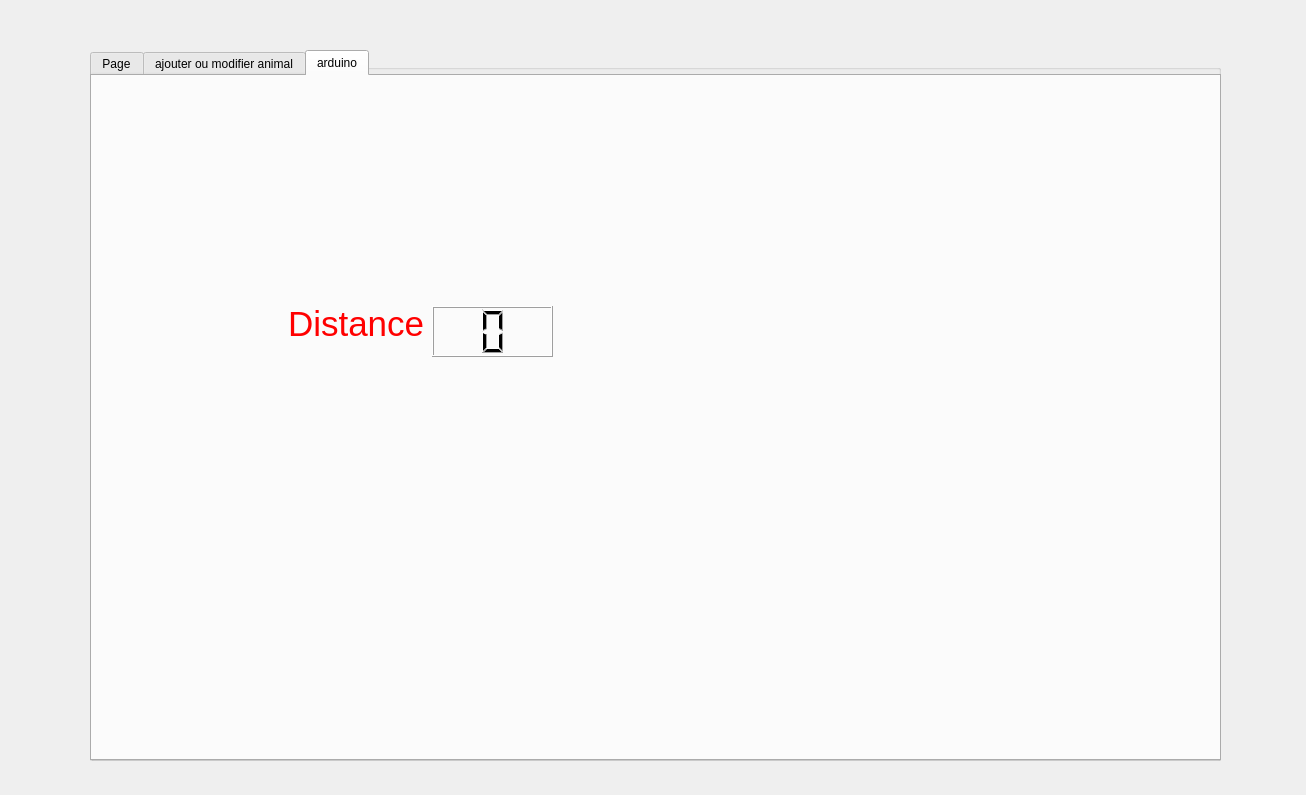
<?xml version="1.0" encoding="UTF-8"?>
<ui version="4.0">
 <class>animaux</class>
 <widget class="QDialog" name="animaux">
  <property name="geometry">
   <rect>
    <x>0</x>
    <y>0</y>
    <width>1306</width>
    <height>795</height>
   </rect>
  </property>
  <property name="font">
   <font>
    <family>MS Shell Dlg 2</family>
   </font>
  </property>
  <property name="windowTitle">
   <string>Dialog</string>
  </property>
  <widget class="QGroupBox" name="groupBox">
   <property name="geometry">
    <rect>
     <x>90</x>
     <y>50</y>
     <width>1131</width>
     <height>711</height>
    </rect>
   </property>
   <property name="title">
    <string>GroupBox</string>
   </property>
   <widget class="QTabWidget" name="tabWidget">
    <property name="geometry">
     <rect>
      <x>0</x>
      <y>0</y>
      <width>1131</width>
      <height>711</height>
     </rect>
    </property>
    <property name="currentIndex">
     <number>2</number>
    </property>
    <widget class="QWidget" name="tab_5">
     <attribute name="title">
      <string>Page</string>
     </attribute>
     <widget class="QLabel" name="label_13">
      <property name="geometry">
       <rect>
        <x>80</x>
        <y>60</y>
        <width>47</width>
        <height>31</height>
       </rect>
      </property>
      <property name="text">
       <string>&lt;html&gt;&lt;head/&gt;&lt;body&gt;&lt;p&gt;&lt;span style=&quot; font-size:12pt;&quot;&gt;ID&lt;/span&gt;&lt;/p&gt;&lt;/body&gt;&lt;/html&gt;</string>
      </property>
     </widget>
     <widget class="QLabel" name="label_14">
      <property name="geometry">
       <rect>
        <x>70</x>
        <y>120</y>
        <width>61</width>
        <height>31</height>
       </rect>
      </property>
      <property name="text">
       <string>&lt;html&gt;&lt;head/&gt;&lt;body&gt;&lt;p&gt;&lt;span style=&quot; font-size:12pt;&quot;&gt;Espece&lt;/span&gt;&lt;/p&gt;&lt;/body&gt;&lt;/html&gt;</string>
      </property>
     </widget>
     <widget class="QLabel" name="label_15">
      <property name="geometry">
       <rect>
        <x>70</x>
        <y>190</y>
        <width>51</width>
        <height>21</height>
       </rect>
      </property>
      <property name="text">
       <string>&lt;html&gt;&lt;head/&gt;&lt;body&gt;&lt;p&gt;&lt;span style=&quot; font-size:12pt;&quot;&gt;Etat&lt;/span&gt;&lt;/p&gt;&lt;/body&gt;&lt;/html&gt;</string>
      </property>
     </widget>
     <widget class="QLabel" name="label_16">
      <property name="geometry">
       <rect>
        <x>70</x>
        <y>270</y>
        <width>101</width>
        <height>21</height>
       </rect>
      </property>
      <property name="text">
       <string>&lt;html&gt;&lt;head/&gt;&lt;body&gt;&lt;p&gt;&lt;span style=&quot; font-size:12pt;&quot;&gt;Numero cage&lt;/span&gt;&lt;/p&gt;&lt;/body&gt;&lt;/html&gt;</string>
      </property>
     </widget>
     <widget class="QLabel" name="label_17">
      <property name="geometry">
       <rect>
        <x>70</x>
        <y>340</y>
        <width>91</width>
        <height>21</height>
       </rect>
      </property>
      <property name="text">
       <string>&lt;html&gt;&lt;head/&gt;&lt;body&gt;&lt;p&gt;&lt;span style=&quot; font-size:12pt;&quot;&gt;Date d'ajout&lt;/span&gt;&lt;/p&gt;&lt;/body&gt;&lt;/html&gt;</string>
      </property>
     </widget>
     <widget class="QLineEdit" name="lineEdit_ID_3">
      <property name="geometry">
       <rect>
        <x>200</x>
        <y>70</y>
        <width>113</width>
        <height>20</height>
       </rect>
      </property>
     </widget>
     <widget class="QLineEdit" name="lineEdit_Espece_3">
      <property name="geometry">
       <rect>
        <x>200</x>
        <y>130</y>
        <width>113</width>
        <height>20</height>
       </rect>
      </property>
     </widget>
     <widget class="QLineEdit" name="lineEdit_Etat_3">
      <property name="geometry">
       <rect>
        <x>200</x>
        <y>190</y>
        <width>113</width>
        <height>20</height>
       </rect>
      </property>
     </widget>
     <widget class="QLineEdit" name="lineEdit_Numcage_3">
      <property name="geometry">
       <rect>
        <x>200</x>
        <y>270</y>
        <width>113</width>
        <height>20</height>
       </rect>
      </property>
     </widget>
     <widget class="QDateEdit" name="lineEdit_Date_3">
      <property name="geometry">
       <rect>
        <x>200</x>
        <y>340</y>
        <width>110</width>
        <height>22</height>
       </rect>
      </property>
     </widget>
     <widget class="QPushButton" name="pushButton_valider_a">
      <property name="geometry">
       <rect>
        <x>170</x>
        <y>450</y>
        <width>75</width>
        <height>23</height>
       </rect>
      </property>
      <property name="text">
       <string>valider</string>
      </property>
     </widget>
     <widget class="QLabel" name="label_18">
      <property name="geometry">
       <rect>
        <x>90</x>
        <y>390</y>
        <width>41</width>
        <height>21</height>
       </rect>
      </property>
      <property name="text">
       <string>&lt;html&gt;&lt;head/&gt;&lt;body&gt;&lt;p&gt;&lt;span style=&quot; font-size:12pt;&quot;&gt;age&lt;/span&gt;&lt;/p&gt;&lt;p&gt;&lt;br/&gt;&lt;/p&gt;&lt;/body&gt;&lt;/html&gt;</string>
      </property>
     </widget>
     <widget class="QLineEdit" name="lineEdit_Age_3">
      <property name="geometry">
       <rect>
        <x>190</x>
        <y>390</y>
        <width>113</width>
        <height>20</height>
       </rect>
      </property>
     </widget>
    </widget>
    <widget class="QWidget" name="tab_2">
     <attribute name="title">
      <string>ajouter ou modifier animal</string>
     </attribute>
     <widget class="QLabel" name="label">
      <property name="geometry">
       <rect>
        <x>30</x>
        <y>10</y>
        <width>47</width>
        <height>31</height>
       </rect>
      </property>
      <property name="text">
       <string>&lt;html&gt;&lt;head/&gt;&lt;body&gt;&lt;p&gt;&lt;span style=&quot; font-size:12pt;&quot;&gt;ID&lt;/span&gt;&lt;/p&gt;&lt;/body&gt;&lt;/html&gt;</string>
      </property>
     </widget>
     <widget class="QLabel" name="label_2">
      <property name="geometry">
       <rect>
        <x>20</x>
        <y>60</y>
        <width>61</width>
        <height>31</height>
       </rect>
      </property>
      <property name="text">
       <string>&lt;html&gt;&lt;head/&gt;&lt;body&gt;&lt;p&gt;&lt;span style=&quot; font-size:12pt;&quot;&gt;Espece&lt;/span&gt;&lt;/p&gt;&lt;/body&gt;&lt;/html&gt;</string>
      </property>
     </widget>
     <widget class="QLabel" name="label_3">
      <property name="geometry">
       <rect>
        <x>30</x>
        <y>120</y>
        <width>51</width>
        <height>21</height>
       </rect>
      </property>
      <property name="text">
       <string>&lt;html&gt;&lt;head/&gt;&lt;body&gt;&lt;p&gt;&lt;span style=&quot; font-size:12pt;&quot;&gt;Etat&lt;/span&gt;&lt;/p&gt;&lt;/body&gt;&lt;/html&gt;</string>
      </property>
     </widget>
     <widget class="QLabel" name="label_4">
      <property name="geometry">
       <rect>
        <x>20</x>
        <y>180</y>
        <width>101</width>
        <height>21</height>
       </rect>
      </property>
      <property name="text">
       <string>&lt;html&gt;&lt;head/&gt;&lt;body&gt;&lt;p&gt;&lt;span style=&quot; font-size:12pt;&quot;&gt;Numero cage&lt;/span&gt;&lt;/p&gt;&lt;/body&gt;&lt;/html&gt;</string>
      </property>
     </widget>
     <widget class="QLineEdit" name="lineEdit_ID">
      <property name="geometry">
       <rect>
        <x>170</x>
        <y>20</y>
        <width>113</width>
        <height>20</height>
       </rect>
      </property>
     </widget>
     <widget class="QLineEdit" name="lineEdit_Espece">
      <property name="geometry">
       <rect>
        <x>170</x>
        <y>70</y>
        <width>113</width>
        <height>20</height>
       </rect>
      </property>
     </widget>
     <widget class="QLineEdit" name="lineEdit_Etat">
      <property name="geometry">
       <rect>
        <x>170</x>
        <y>120</y>
        <width>113</width>
        <height>20</height>
       </rect>
      </property>
     </widget>
     <widget class="QLineEdit" name="lineEdit_Numcage">
      <property name="geometry">
       <rect>
        <x>170</x>
        <y>180</y>
        <width>113</width>
        <height>20</height>
       </rect>
      </property>
     </widget>
     <widget class="QLabel" name="label_6">
      <property name="geometry">
       <rect>
        <x>20</x>
        <y>240</y>
        <width>91</width>
        <height>21</height>
       </rect>
      </property>
      <property name="text">
       <string>&lt;html&gt;&lt;head/&gt;&lt;body&gt;&lt;p&gt;&lt;span style=&quot; font-size:12pt;&quot;&gt;Date d'ajout&lt;/span&gt;&lt;/p&gt;&lt;/body&gt;&lt;/html&gt;</string>
      </property>
     </widget>
     <widget class="QPushButton" name="pushButton_modifier_a">
      <property name="geometry">
       <rect>
        <x>150</x>
        <y>320</y>
        <width>75</width>
        <height>23</height>
       </rect>
      </property>
      <property name="text">
       <string>modifier</string>
      </property>
     </widget>
     <widget class="QTableView" name="table_animaux">
      <property name="geometry">
       <rect>
        <x>380</x>
        <y>30</y>
        <width>701</width>
        <height>371</height>
       </rect>
      </property>
     </widget>
     <widget class="QPushButton" name="bt_supp">
      <property name="geometry">
       <rect>
        <x>40</x>
        <y>320</y>
        <width>75</width>
        <height>23</height>
       </rect>
      </property>
      <property name="text">
       <string>Supprimer</string>
      </property>
     </widget>
     <widget class="QLabel" name="label_7">
      <property name="geometry">
       <rect>
        <x>10</x>
        <y>370</y>
        <width>111</width>
        <height>61</height>
       </rect>
      </property>
      <property name="text">
       <string>&lt;html&gt;&lt;head/&gt;&lt;body&gt;&lt;p&gt;&lt;span style=&quot; font-size:12pt;&quot;&gt;ID  a chercher&lt;/span&gt;&lt;/p&gt;&lt;/body&gt;&lt;/html&gt;</string>
      </property>
     </widget>
     <widget class="QLineEdit" name="id_supp">
      <property name="geometry">
       <rect>
        <x>140</x>
        <y>390</y>
        <width>113</width>
        <height>20</height>
       </rect>
      </property>
     </widget>
     <widget class="QPushButton" name="pushButton_tri">
      <property name="geometry">
       <rect>
        <x>430</x>
        <y>450</y>
        <width>91</width>
        <height>23</height>
       </rect>
      </property>
      <property name="text">
       <string>TRI_id</string>
      </property>
     </widget>
     <widget class="QDateEdit" name="lineEdit_Date">
      <property name="geometry">
       <rect>
        <x>170</x>
        <y>240</y>
        <width>110</width>
        <height>22</height>
       </rect>
      </property>
     </widget>
     <widget class="QPushButton" name="pushButton_recherche">
      <property name="geometry">
       <rect>
        <x>150</x>
        <y>440</y>
        <width>75</width>
        <height>23</height>
       </rect>
      </property>
      <property name="text">
       <string>recherche</string>
      </property>
     </widget>
     <widget class="QPushButton" name="pushButton_stat">
      <property name="geometry">
       <rect>
        <x>600</x>
        <y>450</y>
        <width>91</width>
        <height>23</height>
       </rect>
      </property>
      <property name="text">
       <string>statistique_etat</string>
      </property>
     </widget>
     <widget class="QPushButton" name="pushButton_tri_espece_croi">
      <property name="geometry">
       <rect>
        <x>430</x>
        <y>500</y>
        <width>91</width>
        <height>23</height>
       </rect>
      </property>
      <property name="text">
       <string>tri_espece_croi</string>
      </property>
     </widget>
     <widget class="QPushButton" name="pushButton_tri_tri_espece_dec">
      <property name="geometry">
       <rect>
        <x>430</x>
        <y>540</y>
        <width>91</width>
        <height>23</height>
       </rect>
      </property>
      <property name="text">
       <string>tri_numcage</string>
      </property>
     </widget>
     <widget class="QLabel" name="label_8">
      <property name="geometry">
       <rect>
        <x>40</x>
        <y>280</y>
        <width>51</width>
        <height>21</height>
       </rect>
      </property>
      <property name="text">
       <string>&lt;html&gt;&lt;head/&gt;&lt;body&gt;&lt;p&gt;&lt;span style=&quot; font-size:12pt;&quot;&gt;age&lt;/span&gt;&lt;/p&gt;&lt;/body&gt;&lt;/html&gt;</string>
      </property>
     </widget>
     <widget class="QLineEdit" name="lineEdit_Age">
      <property name="geometry">
       <rect>
        <x>170</x>
        <y>290</y>
        <width>113</width>
        <height>20</height>
       </rect>
      </property>
     </widget>
     <widget class="QPushButton" name="pushButton_chart">
      <property name="geometry">
       <rect>
        <x>600</x>
        <y>490</y>
        <width>91</width>
        <height>23</height>
       </rect>
      </property>
      <property name="text">
       <string>statistique_age</string>
      </property>
     </widget>
     <widget class="QPushButton" name="pushButton">
      <property name="geometry">
       <rect>
        <x>260</x>
        <y>320</y>
        <width>75</width>
        <height>23</height>
       </rect>
      </property>
      <property name="text">
       <string>QrCode</string>
      </property>
     </widget>
     <widget class="QLabel" name="label_5">
      <property name="geometry">
       <rect>
        <x>120</x>
        <y>500</y>
        <width>131</width>
        <height>91</height>
       </rect>
      </property>
      <property name="text">
       <string>a</string>
      </property>
     </widget>
     <widget class="QPushButton" name="pushButton_pdf">
      <property name="geometry">
       <rect>
        <x>830</x>
        <y>450</y>
        <width>75</width>
        <height>23</height>
       </rect>
      </property>
      <property name="text">
       <string>pdf</string>
      </property>
     </widget>
     <widget class="QPushButton" name="pushButton_imprimer">
      <property name="geometry">
       <rect>
        <x>830</x>
        <y>490</y>
        <width>75</width>
        <height>23</height>
       </rect>
      </property>
      <property name="text">
       <string>imprimer</string>
      </property>
     </widget>
     <widget class="QPushButton" name="pushButton_reset">
      <property name="geometry">
       <rect>
        <x>830</x>
        <y>530</y>
        <width>75</width>
        <height>23</height>
       </rect>
      </property>
      <property name="text">
       <string>reset</string>
      </property>
     </widget>
     <widget class="QPushButton" name="Localisation">
      <property name="geometry">
       <rect>
        <x>610</x>
        <y>540</y>
        <width>75</width>
        <height>23</height>
       </rect>
      </property>
      <property name="text">
       <string>PushButton</string>
      </property>
     </widget>
    </widget>
    <widget class="QWidget" name="tab">
     <attribute name="title">
      <string>arduino</string>
     </attribute>
     <widget class="QLabel" name="label_9">
      <property name="geometry">
       <rect>
        <x>196</x>
        <y>213</y>
        <width>141</width>
        <height>71</height>
       </rect>
      </property>
      <property name="text">
       <string>&lt;html&gt;&lt;head/&gt;&lt;body&gt;&lt;p&gt;&lt;span style=&quot; font-size:26pt; color:#ff0000;&quot;&gt;Distance&lt;/span&gt;&lt;/p&gt;&lt;/body&gt;&lt;/html&gt;</string>
      </property>
     </widget>
     <widget class="QLCDNumber" name="lcdNumber">
      <property name="geometry">
       <rect>
        <x>340</x>
        <y>230</y>
        <width>121</width>
        <height>51</height>
       </rect>
      </property>
      <property name="digitCount">
       <number>1</number>
      </property>
     </widget>
     <widget class="QWidget" name="verticalLayoutWidget">
      <property name="geometry">
       <rect>
        <x>180</x>
        <y>220</y>
        <width>301</width>
        <height>71</height>
       </rect>
      </property>
      <layout class="QVBoxLayout" name="verticalLayout"/>
     </widget>
    </widget>
   </widget>
  </widget>
 </widget>
 <resources/>
 <connections/>
</ui>
